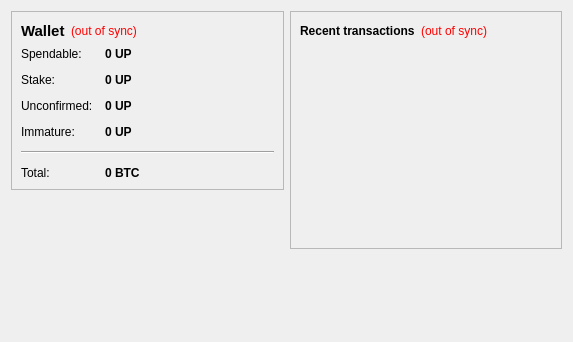
<?xml version="1.0" encoding="UTF-8"?>
<ui version="4.0">
 <class>OverviewPage</class>
 <widget class="QWidget" name="OverviewPage">
  <property name="geometry">
   <rect>
    <x>0</x>
    <y>0</y>
    <width>573</width>
    <height>342</height>
   </rect>
  </property>
  <property name="windowTitle">
   <string>Form</string>
  </property>
  <layout class="QHBoxLayout" name="horizontalLayout" stretch="1,1">
   <item>
    <layout class="QVBoxLayout" name="verticalLayout_2">
     <item>
      <widget class="QFrame" name="frame">
       <property name="frameShape">
        <enum>QFrame::StyledPanel</enum>
       </property>
       <property name="frameShadow">
        <enum>QFrame::Raised</enum>
       </property>
       <layout class="QVBoxLayout" name="verticalLayout_4">
        <item>
         <layout class="QHBoxLayout" name="horizontalLayout_4">
          <item>
           <widget class="QLabel" name="label_5">
            <property name="font">
             <font>
              <pointsize>11</pointsize>
              <weight>75</weight>
              <bold>true</bold>
             </font>
            </property>
            <property name="text">
             <string>Wallet</string>
            </property>
           </widget>
          </item>
          <item>
           <widget class="QLabel" name="labelWalletStatus">
            <property name="toolTip">
             <string>The displayed information may be out of date. Your wallet automatically synchronizes with the cloudtokens network after a connection is established, but this process has not completed yet.</string>
            </property>
            <property name="styleSheet">
             <string notr="true">QLabel { color: red; }</string>
            </property>
            <property name="text">
             <string notr="true">(out of sync)</string>
            </property>
            <property name="alignment">
             <set>Qt::AlignLeading|Qt::AlignLeft|Qt::AlignVCenter</set>
            </property>
           </widget>
          </item>
          <item>
           <spacer name="horizontalSpacer_2">
            <property name="orientation">
             <enum>Qt::Horizontal</enum>
            </property>
            <property name="sizeHint" stdset="0">
             <size>
              <width>40</width>
              <height>20</height>
             </size>
            </property>
           </spacer>
          </item>
         </layout>
        </item>
        <item>
         <layout class="QFormLayout" name="formLayout_2">
          <property name="fieldGrowthPolicy">
           <enum>QFormLayout::AllNonFixedFieldsGrow</enum>
          </property>
          <property name="horizontalSpacing">
           <number>12</number>
          </property>
          <property name="verticalSpacing">
           <number>12</number>
          </property>
          <item row="0" column="0">
           <widget class="QLabel" name="label">
            <property name="text">
             <string>Spendable:</string>
            </property>
           </widget>
          </item>
          <item row="0" column="1">
           <widget class="QLabel" name="labelBalance">
            <property name="font">
             <font>
              <weight>75</weight>
              <bold>true</bold>
             </font>
            </property>
            <property name="cursor">
             <cursorShape>IBeamCursor</cursorShape>
            </property>
            <property name="toolTip">
             <string>Your current spendable balance</string>
            </property>
            <property name="text">
             <string notr="true">0 UP</string>
            </property>
            <property name="textInteractionFlags">
             <set>Qt::LinksAccessibleByMouse|Qt::TextSelectableByKeyboard|Qt::TextSelectableByMouse</set>
            </property>
           </widget>
          </item>
          <item row="1" column="0">
           <widget class="QLabel" name="label_6">
            <property name="text">
             <string>Stake:</string>
            </property>
           </widget>
          </item>
          <item row="1" column="1">
           <widget class="QLabel" name="labelStake">
            <property name="font">
             <font>
              <weight>75</weight>
              <bold>true</bold>
             </font>
            </property>
            <property name="cursor">
             <cursorShape>IBeamCursor</cursorShape>
            </property>
            <property name="toolTip">
             <string>Total of coins that was staked, and do not yet count toward the current balance</string>
            </property>
            <property name="text">
             <string notr="true">0 UP</string>
            </property>
            <property name="textInteractionFlags">
             <set>Qt::LinksAccessibleByMouse|Qt::TextSelectableByKeyboard|Qt::TextSelectableByMouse</set>
            </property>
           </widget>
          </item>
          <item row="2" column="0">
           <widget class="QLabel" name="label_3">
            <property name="text">
             <string>Unconfirmed:</string>
            </property>
           </widget>
          </item>
          <item row="2" column="1">
           <widget class="QLabel" name="labelUnconfirmed">
            <property name="font">
             <font>
              <weight>75</weight>
              <bold>true</bold>
             </font>
            </property>
            <property name="cursor">
             <cursorShape>IBeamCursor</cursorShape>
            </property>
            <property name="toolTip">
             <string>Total of transactions that have yet to be confirmed, and do not yet count toward the current balance</string>
            </property>
            <property name="text">
             <string notr="true">0 UP</string>
            </property>
            <property name="textInteractionFlags">
             <set>Qt::LinksAccessibleByMouse|Qt::TextSelectableByKeyboard|Qt::TextSelectableByMouse</set>
            </property>
           </widget>
          </item>
          <item row="3" column="0">
           <widget class="QLabel" name="labelImmatureText">
            <property name="text">
             <string>Immature:</string>
            </property>
           </widget>
          </item>
          <item row="3" column="1">
           <widget class="QLabel" name="labelImmature">
            <property name="font">
             <font>
              <weight>75</weight>
              <bold>true</bold>
             </font>
            </property>
            <property name="toolTip">
             <string>Mined balance that has not yet matured</string>
            </property>
            <property name="text">
             <string notr="true">0 UP</string>
            </property>
            <property name="textInteractionFlags">
             <set>Qt::LinksAccessibleByMouse|Qt::TextSelectableByKeyboard|Qt::TextSelectableByMouse</set>
            </property>
           </widget>
          </item>
          <item row="4" column="0" colspan="2">
           <widget class="Line" name="line">
            <property name="orientation">
             <enum>Qt::Horizontal</enum>
            </property>
           </widget>
          </item>
          <item row="5" column="0">
           <widget class="QLabel" name="labelTotalText">
            <property name="text">
             <string>Total:</string>
            </property>
           </widget>
          </item>
          <item row="5" column="1">
           <widget class="QLabel" name="labelTotal">
            <property name="font">
             <font>
              <weight>75</weight>
              <bold>true</bold>
             </font>
            </property>
            <property name="cursor">
             <cursorShape>IBeamCursor</cursorShape>
            </property>
            <property name="toolTip">
             <string>Your current total balance</string>
            </property>
            <property name="text">
             <string notr="true">0 BTC</string>
            </property>
            <property name="textInteractionFlags">
             <set>Qt::LinksAccessibleByMouse|Qt::TextSelectableByKeyboard|Qt::TextSelectableByMouse</set>
            </property>
           </widget>
          </item>
         </layout>
        </item>
       </layout>
      </widget>
     </item>
     <item>
      <spacer name="verticalSpacer">
       <property name="orientation">
        <enum>Qt::Vertical</enum>
       </property>
       <property name="sizeHint" stdset="0">
        <size>
         <width>20</width>
         <height>40</height>
        </size>
       </property>
      </spacer>
     </item>
     <item>
      <widget class="QLabel" name="label_2">
       <property name="text">
        <string/>
       </property>
       <property name="pixmap">
        <pixmap resource="../bitcoin.qrc">:/icons/miashacoin</pixmap>
       </property>
      </widget>
     </item>
	  <item>
      <widget class="QLabel" name="label_2">
       <property name="autoFillBackground">
        <bool>true</bool>
       </property>
       <property name="text">
        <string/>
       </property>
       <property name="pixmap">
        <pixmap resource="../bitcoin.qrc">:/icons/techbg</pixmap>
       </property>
       <property name="scaledContents">
        <bool>false</bool>
       </property>
       <property name="margin">
        <number>0</number>
       </property>
      </widget>
     </item>
    </layout>
   </item>
   <item>
    <layout class="QVBoxLayout" name="verticalLayout_3">
     <item>
      <widget class="QFrame" name="frame_2">
       <property name="frameShape">
        <enum>QFrame::StyledPanel</enum>
       </property>
       <property name="frameShadow">
        <enum>QFrame::Raised</enum>
       </property>
       <layout class="QVBoxLayout" name="verticalLayout">
        <item>
         <layout class="QHBoxLayout" name="horizontalLayout_2">
          <item>
           <widget class="QLabel" name="label_4">
            <property name="text">
             <string>&lt;b&gt;Recent transactions&lt;/b&gt;</string>
            </property>
           </widget>
          </item>
          <item>
           <widget class="QLabel" name="labelTransactionsStatus">
            <property name="toolTip">
             <string>The displayed information may be out of date. Your wallet automatically synchronizes with the cloudtokens network after a connection is established, but this process has not completed yet.</string>
            </property>
            <property name="styleSheet">
             <string notr="true">QLabel { color: red; }</string>
            </property>
            <property name="text">
             <string notr="true">(out of sync)</string>
            </property>
            <property name="alignment">
             <set>Qt::AlignRight|Qt::AlignTrailing|Qt::AlignVCenter</set>
            </property>
           </widget>
          </item>
          <item>
           <spacer name="horizontalSpacer">
            <property name="orientation">
             <enum>Qt::Horizontal</enum>
            </property>
            <property name="sizeHint" stdset="0">
             <size>
              <width>40</width>
              <height>20</height>
             </size>
            </property>
           </spacer>
          </item>
         </layout>
        </item>
        <item>
         <widget class="QListView" name="listTransactions">
          <property name="styleSheet">
           <string notr="true">QListView { background: transparent; }</string>
          </property>
          <property name="frameShape">
           <enum>QFrame::NoFrame</enum>
          </property>
          <property name="verticalScrollBarPolicy">
           <enum>Qt::ScrollBarAlwaysOff</enum>
          </property>
          <property name="horizontalScrollBarPolicy">
           <enum>Qt::ScrollBarAlwaysOff</enum>
          </property>
          <property name="selectionMode">
           <enum>QAbstractItemView::NoSelection</enum>
          </property>
         </widget>
        </item>
       </layout>
      </widget>
     </item>
     <item>
      <spacer name="verticalSpacer_2">
       <property name="orientation">
        <enum>Qt::Vertical</enum>
       </property>
       <property name="sizeHint" stdset="0">
        <size>
         <width>20</width>
         <height>40</height>
        </size>
       </property>
      </spacer>
     </item>
    </layout>
   </item>
  </layout>
 </widget>
 <resources>
  <include location="../bitcoin.qrc"/>
 </resources>
 <connections/>
</ui>
